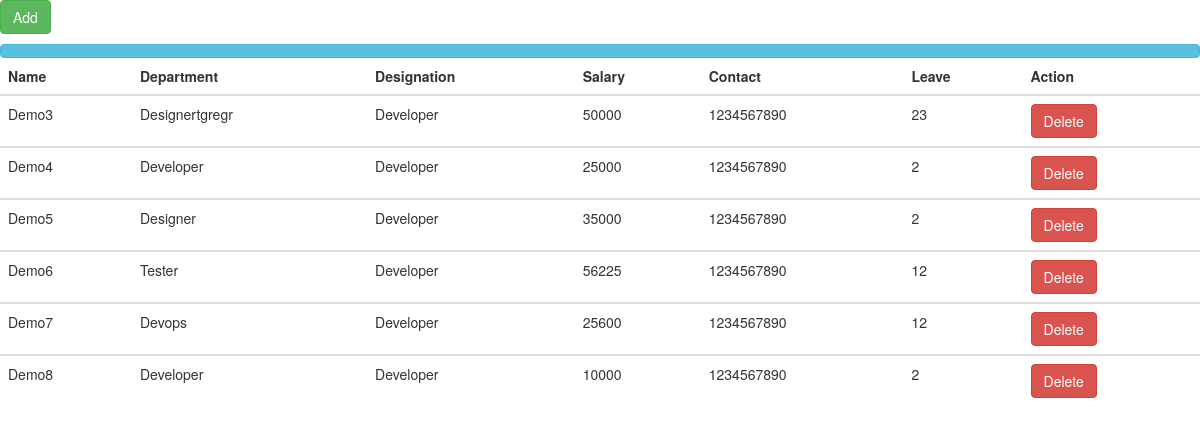
Page /showdata/ on the committed database.
### curdapp/models.py (models this page shows, shortened)
class Employe(models.Model):
    name = models.CharField(max_length=100)
    department = models.CharField(max_length=100)
    contact = models.IntegerField()
    salary = models.IntegerField()
    leave = models.IntegerField()
    designation = models.CharField(max_length=100)

### curdapp/views.py (the view)
# urls.py: path('showdata/', views.showdata, name="showdata"),
def showdata(request):
    data = Employe.objects.all()
    return render(request,'table.html', {"data":data})

### templates/table.html (shortened to what this page needs)
<!DOCTYPE html>
<html lang="en">
<head>
<link rel="stylesheet" href="https://maxcdn.bootstrapcdn.com/bootstrap/3.4.1/css/bootstrap.min.css">
</head>
<body>
<button class="add-new btn btn-success">Add</button>
<div id="displaymessage" class="btn btn-info" style="display:non;width:100%;margin-top:10px;"></div>
<table id="myTable" class="table">
    <thead>
    <tr>
        <th>Name</th>
        <th>Department</th>
        <th>Designation</th>
        <th>Salary</th>
        <th>Contact</th>
        <th>Leave</th>
        <th>Action</th>
    </tr>
    </thead>
    {% for d in data %}
    <tbody>
    <tr id="row" data-id="{{ d.id }}">
        <td class="editable" data-type="name" data-id="{{ d.id }}">{{ d.name }}</td>
        <td class="editable" data-type="department" data-id="{{ d.id }}">{{ d.department }}</td>
        <td class="editable" data-type="designation" data-id="{{ d.id }}">{{ d.designation }}</td>
        <td class="editable" data-type="salary" data-id="{{ d.id }}">{{ d.salary }}</td>
        <td class="editable" data-type="contact" data-id="{{ d.id }}">{{ d.contact }}</td>
        <td class="editable" data-type="leave" data-id="{{ d.id }}">{{ d.leave }}</td>
        <td>
            <button class="btn btn-danger" onclick="DelData({{ d.id }})">Delete</button>
        </td>
    </tr>
    {% endfor %}
    </tbody>
</table>
</body>
</html>

### rows in the picture
Employe: name "Demo3", department "Designertgregr", designation "Developer", salary "50000", contact "1234567890", leave "23"
Employe: name "Demo4", department "Developer", designation "Developer", salary "25000", contact "1234567890", leave "2"
Employe: name "Demo5", department "Designer", designation "Developer", salary "35000", contact "1234567890", leave "2"
Employe: name "Demo6", department "Tester", designation "Developer", salary "56225", contact "1234567890", leave "12"
Employe: name "Demo7", department "Devops", designation "Developer", salary "25600", contact "1234567890", leave "12"
Employe: name "Demo8", department "Developer", designation "Developer", salary "10000", contact "1234567890", leave "2"
